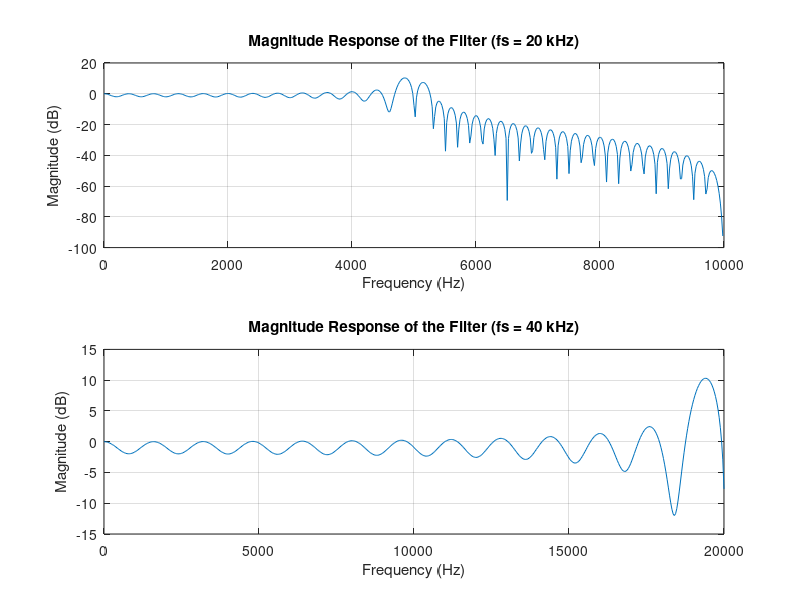

The MATLAB source for this figure:
clc
clear all;

% Parameters
fs1 = 20000; % Original sample rate in Hz
fs2 = 40000; % Actual sample rate in Hz
cutoff = 5000; % Cutoff frequency in Hz
filterOrder = 100; % Order of the FIR filter

% Calculate normalized cutoff frequency for fs1
normCutoff1 = cutoff / fs1;

% Design filter coefficients at fs1 (20 kHz)
n = -(filterOrder-1)/2:(filterOrder-1)/2; % Filter taps
h = sinc(2 * normCutoff1 * n); % Ideal lowpass filter
h = h .* (0.54 - 0.46 * cos(2 * pi * n / (filterOrder-1))); % Apply Hamming window
h = h / sum(h); % Normalize to unity gain

% Calculate frequency response manually
N = 1024; % Number of frequency points for FFT
f1 = linspace(0, fs1/2, N/2+1); % Frequency axis for fs1
f2 = linspace(0, fs2/2, N/2+1); % Frequency axis for fs2

% Frequency response calculation
H1 = abs(fft(h, N)); % Frequency response at fs1
H2 = abs(fft(h, N * 2)); % Frequency response at fs2 (scaled by 2 due to higher fs)

% Plotting
figure;
subplot(2,1,1);
plot(f1, 20*log10(H1(1:N/2+1)));
title('Magnitude Response of the Filter (fs = 20 kHz)');
xlabel('Frequency (Hz)');
ylabel('Magnitude (dB)');
grid on;

subplot(2,1,2);
plot(f2, 20*log10(H2(1:N/2+1)));
title('Magnitude Response of the Filter (fs = 40 kHz)');
xlabel('Frequency (Hz)');
ylabel('Magnitude (dB)');
grid on;
